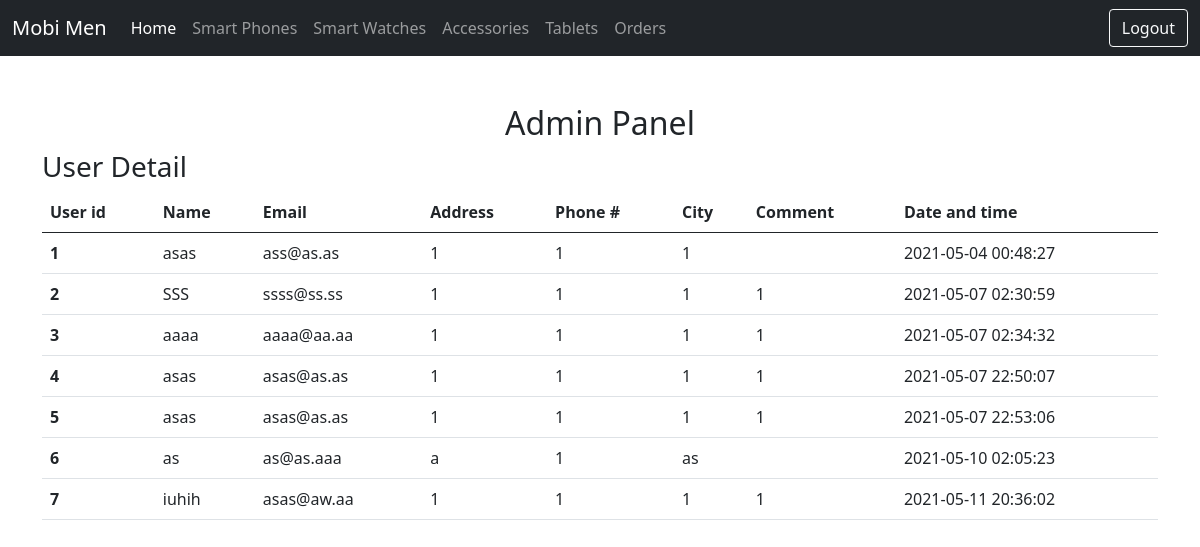
Screenshot of /control/admin.php (signed in) with the database file from the repository.
### tables this page shows
CREATE TABLE `userdetail` (
  `user_id` int(255) NOT NULL,
  `Name` varchar(25) NOT NULL,
  `Email` varchar(30) NOT NULL,
  `Address` varchar(50) NOT NULL,
  `Phone-no` varchar(11) NOT NULL,
  `City` varchar(20) NOT NULL,
  `Comment` varchar(100) NOT NULL,
  `Date and Time` datetime NOT NULL DEFAULT current_timestamp()
);

### control/admin.php (the view, shortened to what this page needs)
<?php
require('../connection.php');
?>
<!doctype html>
<html lang="en">
  <head>
    <link href="https://cdn.jsdelivr.net/npm/bootstrap@5.0.0-beta3/dist/css/bootstrap.min.css" rel="stylesheet">
  </head>
  <body>
  <nav class="navbar navbar-expand-lg navbar-dark bg-dark">
  <div class="container-fluid">
    <a class="navbar-brand" href="../index.php">Mobi Men</a>
    <div class="collapse navbar-collapse" id="navbarSupportedContent">
      <ul class="navbar-nav me-auto mb-2 mb-lg-0">
        <li class="nav-item">
          <a class="nav-link active" aria-current="page" href="admin.php">Home</a>
        </li>
        <li class="nav-item">
          <a class="nav-link" href="adminsmp.php">Smart Phones</a>
        </li>
        <li class="nav-item">
          <a class="nav-link" href="adminsmw.php">Smart Watches</a>
        </li>
        <li class="nav-item">
          <a class="nav-link" href="adminacc.php">Accessories</a>
        </li>
        <li class="nav-item">
          <a class="nav-link" href="admintab.php">Tablets</a>
        </li>
        <li class="nav-item">
          <a class="nav-link" href="order_control.php">Orders</a>
        </li>
      </ul>
    </div>
    <form method="POST" class="d-flex">
    <button class="btn btn-outline-light" type="submit">Logout</button>
  </form>
  </div>
</nav>
<h2 class="text-center mt-5">Admin Panel</h2>
<div class="container">
  <h3>User Detail</h3>
  <table class="table">
  <thead>
    <tr>
      <th scope="col">User id</th>
      <th scope="col">Name</th>
      <th scope="col">Email</th>
      <th scope="col">Address</th>
      <th scope="col">Phone #</th>
      <th scope="col">City</th>
      <th scope="col">Comment</th>
      <th scope="col">Date and time</th>
    </tr>
  </thead>
  <tbody>
  <?php
    $sql = "SELECT * FROM `userdetail`";
    $result = mysqli_query($connection , $sql);
    while($row = mysqli_fetch_assoc($result)){
      echo '<tr>
      <th scope="row">'.$row['user_id'].'</th>
      <td>'.$row['Name'].'</td>
      <td>'.$row['Email'].'</td>
      <td>'.$row['Address'].'</td>
      <td>'.$row['Phone-no'].'</td>
      <td>'.$row['City'].'</td>
      <td>'.$row['Comment'].'</td>
      <td>'.$row['Date and Time'].'</td>
    </tr>';
    }
  ?>
  </tbody>
</table>
</div>
  </body>
</html>

### rows the page displays
userdetail: user_id "1", Name "asas", Email "ass@as.as", Address "1", value "1", City "1", Date and Time "2021-05-04 00:48:27"
userdetail: user_id "2", Name "SSS", Email "ssss@ss.ss", Address "1", value "1", City "1", Comment "1", Date and Time "2021-05-07 02:30:59"
userdetail: user_id "3", Name "aaaa", Email "aaaa@aa.aa", Address "1", value "1", City "1", Comment "1", Date and Time "2021-05-07 02:34:32"
userdetail: user_id "4", Name "asas", Email "asas@as.as", Address "1", value "1", City "1", Comment "1", Date and Time "2021-05-07 22:50:07"
userdetail: user_id "5", Name "asas", Email "asas@as.as", Address "1", value "1", City "1", Comment "1", Date and Time "2021-05-07 22:53:06"
userdetail: user_id "6", Name "as", Email "as@as.aaa", Address "a", value "1", City "as", Date and Time "2021-05-10 02:05:23"
userdetail: user_id "7", Name "iuhih", Email "asas@aw.aa", Address "1", value "1", City "1", Comment "1", Date and Time "2021-05-11 20:36:02"
